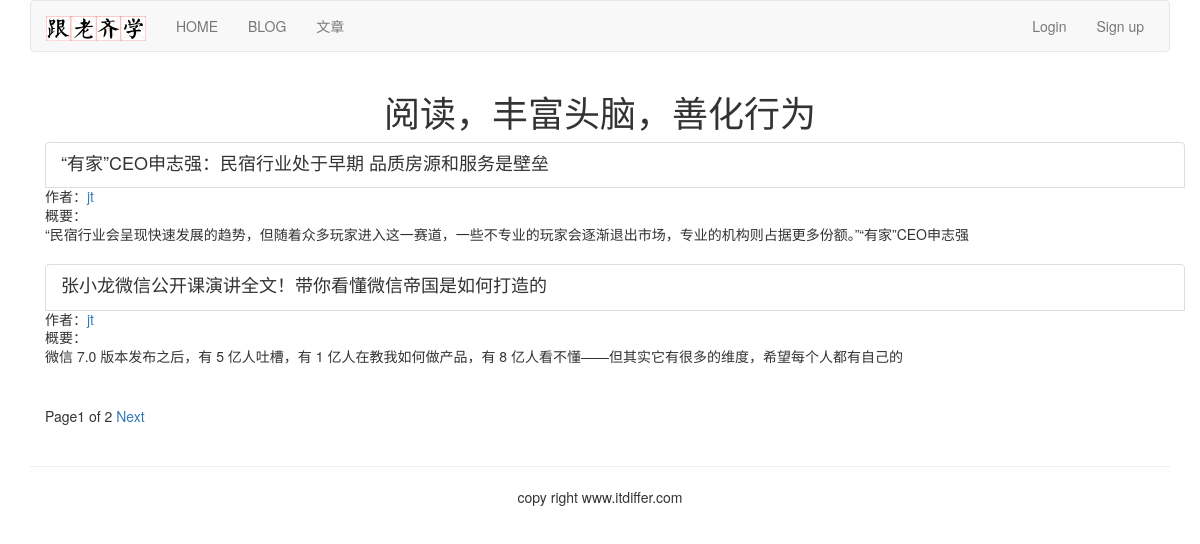
Page /article/list-article-titles/ on the earlier database version.
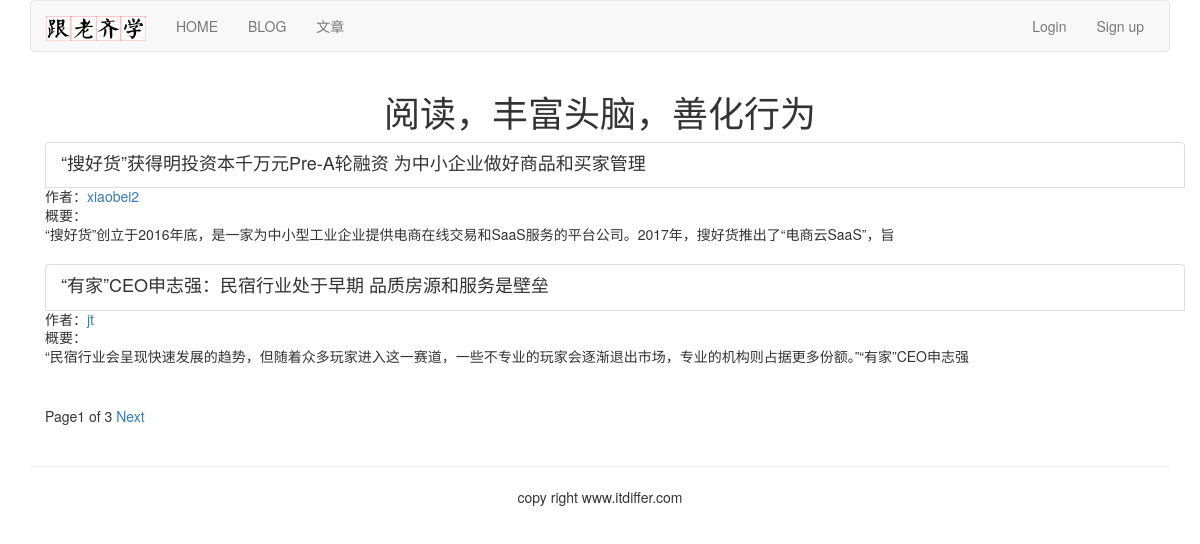
Same page on the later database version.
### article/models.py (models this page shows, shortened)
class ArticlePost(models.Model):
    author = models.ForeignKey(User, related_name="article", on_delete=models.CASCADE)
    title = models.CharField(max_length=200)
    slug = models.SlugField(max_length=500)
    column = models.ForeignKey(ArticleColumn, related_name="article_column", on_delete=models.CASCADE)
    body = models.TextField()
    created = models.DateTimeField(default=timezone.now())
    updated = models.DateTimeField(auto_now=True)
    class Meta:
        ordering = ("title",)
        index_together = (('id', 'slug'),)
    def get_absolute_url(self):
        return reverse("article:article_detail", args=[self.id, self.slug])
    def get_url_path(self):
        return reverse("article:list_article_detail", args=[self.id, self.slug])

### article/list_views.py (the view)
# urls.py: url(r'^list-article-titles/(?P<username>[-\w]+)/$', list_views.article_titles, name="author_articles"),
def article_titles(request, username=None):
    if username:
        user = User.objects.get(username=username)
        articles_title = ArticlePost.objects.filter(author=user)
        try:
            userinfo = user.userinfo
        except:
            userinfo = None
    else:
        articles_title = ArticlePost.objects.all()
    paginator = Paginator(articles_title, 2)
    page = request.GET.get("page")
    try:
        current_page = paginator.page(page)
        articles = current_page.object_list
    except PageNotAnInteger:
        current_page = paginator.page(1)
        articles = current_page.object_list
    except EmptyPage:
        current_page = paginator.page(paginator.num_pages)
        articles = current_page.object_list
    if username:
        return render(request, "article/list/author_articles.html",
                      {"articles": articles, "page": current_page, "userinfo": userinfo, "user": user})
    return render(request, "article/list/article_titles.html", {"articles": articles, "page": current_page})

### templates/article/list/article_titles.html (shortened to what this page needs)
{% extends "base.html" %}
{% block content %}
<div class="row text-center vertical-middle-sm">
    <h1>阅读，丰富头脑，善化行为</h1>
</div>
<div class="container">
    {% for article in articles %}
    <div class="list-group">
        <a href="{{article.get_url_path}}" class="list-group-item" active>
            <h4 class="list-group-item-heading">{{article.title}}</h4>
        </a>
        <p class="list-group-item-text">作者：<a href="{% url 'article:author_articles' article.author.username %}" >{{article.author.username}}</a></p>
        <p class="list-group-item-text">概要：{{article.body|slice:'70'|linebreaks}}</p>
    </div>
    {% endfor %}
    {% include "paginator.html" %}
</div>
{% endblock %}

Differences in the rows shown:
no longer on this page (row unchanged): ArticlePost: title "张小龙微信公开课演讲全文！带你看懂微信帝国是如何打造的", author.username "jt", body "微信 7.0 版本发布之后，有 5 亿人吐槽，有 1 亿人在教我如何做产品，有 8 亿人看不懂——但其实它有很多的维度，希望每个人都有自己的"
added ArticlePost: title "“搜好货”获得明投资本千万元Pre-A轮融资 为中小企业做好商品和买家管理", author.username "xiaobei2", body "“搜好货”创立于2016年底，是一家为中小型工业企业提供电商在线交易和SaaS服务的平台公司。2017年，搜好货推出了“电商云SaaS”，旨"
Other differences:
{{ page.paginator.num_pages }}: "2" → "3"
